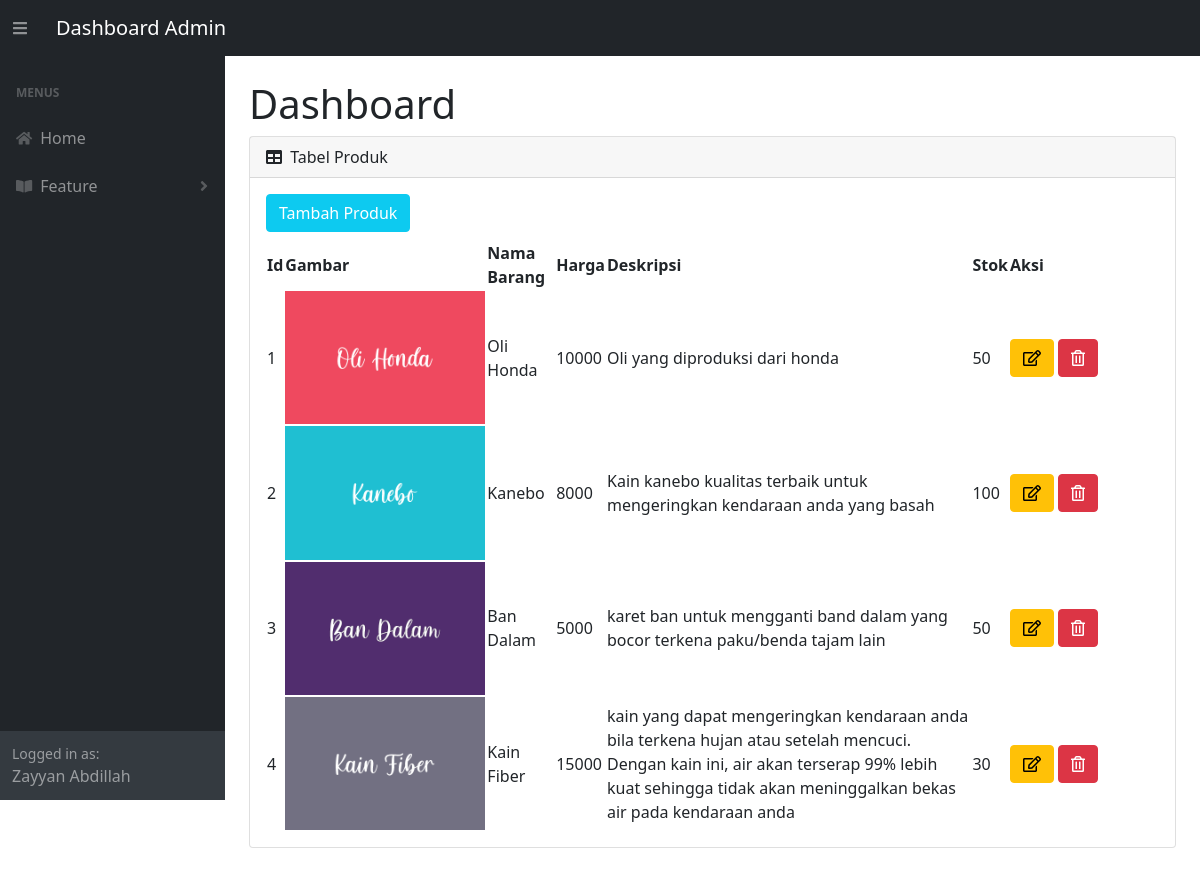
/public/dashboard (signed in), run on the app's committed database.
### tables this page shows
CREATE TABLE `barang` (
  `id_barang` int(11) NOT NULL,
  `nama_barang` varchar(50) NOT NULL,
  `harga_barang` int(11) NOT NULL,
  `gambar_barang` varchar(50) NOT NULL,
  `deskripsi_barang` varchar(500) NOT NULL,
  `stok_barang` int(11) NOT NULL
);

### app/core/Controller.php (called while the page is built, shortened)
<?php
class Controller {
    public function view($view, $data = [])
    {
        require_once '../app/views/' . $view . '.php';
    }
    public function model($model)
    {
        return new $model;
    }
}

### app/core/App.php (called while the page is built, shortened)
<?php
class App {
    protected $method = 'index';
    protected $params = [];
    public function __construct()
    {
        $this->controller = new $this->controller;
        call_user_func_array([$this->controller, $this->method], $this->params);
    }
}

### public/index.php (called while the page is built, shortened)
<?php
$app = new App;

### app/core/Database.php (called while the page is built, shortened)
<?php
class Database {
    private $host = DB_HOST;
    private $user = DB_USER;
    private $pass = DB_PASS;
    private $dbname = DB_NAME;
    private $dbh;
    private $stmt;
    public function __construct()
    {
        $dsn = 'mysql:host=' . $this->host . ';dbname=' . $this->dbname;
        $option = [
            PDO::ATTR_PERSISTENT => true,
            PDO::ATTR_ERRMODE => PDO::ERRMODE_EXCEPTION
        ];
        try {
            $this->dbh = new PDO($dsn, $this->user, $this->pass, $option);
        } catch (PDOException $e) {
            die($e->getMessage());
        }
    }
    public function query($query)
    {
        $this->stmt = $this->dbh->prepare($query);
    }
    public function execute()
    {
        $this->stmt->execute();
    }
    public function resultSet()
    {
        $this->execute();
        return $this->stmt->fetchAll(PDO::FETCH_ASSOC);
    }
}

### app/models/Product_model.php (called while the page is built, shortened)
<?php
class Product_model {
    private $table = 'barang';
    private $db;
    public function __construct()
    {
        $this->db = new Database ;
    }
    public function getAllProduct()
    {
        $this->db->query('SELECT * FROM ' . $this->table);
        return $this->db->resultSet();
    }
}

### app/views/dashboard/index.php (the view, shortened to what this page needs)
<div id="layoutSidenav_content">
  <main>
    <div class="container-fluid px-4">
      <h1 class="mt-4">Dashboard</h1>
      <div class="card mb-4">
        <div class="card-header">
          <i class="fas fa-table me-1"></i>
          Tabel Produk
        </div>
          <div class="card-body">
            <button type="button" class="btn btn-info mb-2 text-white" data-bs-toggle="modal" data-bs-target="#tambahProduk">
              Tambah Produk
            </button>
              <table id="datatablesSimple">
                <thead>
                  <tr>
                    <th>Id</th>
                    <th>Gambar</th>
                    <th>Nama Barang</th>
                    <th>Harga</th>
                    <th>Deskripsi</th>
                    <th>Stok</th>
                    <th>Aksi</th>
                  </tr>
                </thead>
                <tbody>
                  <?php $nomor = 1; foreach( $data['products'] as $product ) : ?>
                    <tr>
                      <td><?= $nomor ?></td>
                      <td><img src="<?= BASEURL ?>/images/products/<?=$product['gambar_barang']?>" width="200px" alt=""></td>
                      <td><?= $product['nama_barang'] ?></td>
                      <td><?= $product['harga_barang'] ?></td>
                      <td><?= $product['deskripsi_barang'] ?></td>
                      <td><?= $product['stok_barang'] ?></td>
                      <td style="width: 150px;">
                        <a role="button" href="<?= BASEURL?>/product/edit_product/<?= $product['id_barang']?>" data-bs-toggle="modal" data-bs-target="#formModal" data-id="<?= $product['id_barang']; ?>" class="btn btn-warning showUpdateModal">
                          <i class="far fa-edit"></i>
                        </a>
                        <a class="btn btn-danger" onclick="return confirm('Yakin ingin menghapus data ini?')" href="<?= BASEURL?>/product/delete_product/<?= $product['id_barang']?>">
                          <i class="far fa-trash-alt"></i>
                        </a>
                      </td>
                    </tr>
                  <?php $nomor++; endforeach; ?>
                </tbody>
              </table>
          </div>
      </div>
    </div>
  </main>
</div>

### data on the page
barang: gambar_barang (picture), nama_barang "Oli Honda", harga_barang "10000", deskripsi_barang "Oli yang diproduksi dari honda", stok_barang "50"
barang: gambar_barang (picture), nama_barang "Kanebo", harga_barang "8000", deskripsi_barang "Kain kanebo kualitas terbaik untuk mengeringkan kendaraan anda yang basah", stok_barang "100"
barang: gambar_barang (picture), nama_barang "Ban Dalam", harga_barang "5000", deskripsi_barang "karet ban untuk mengganti band dalam yang bocor terkena paku/benda tajam lain", stok_barang "50"
barang: gambar_barang (picture), nama_barang "Kain Fiber", harga_barang "15000", deskripsi_barang "kain yang dapat mengeringkan kendaraan anda bila terkena hujan atau setelah mencuci. Dengan kain ini, air akan terserap 99% lebih kuat sehingga tidak akan meninggalkan bekas air pada kendaraan anda", stok_barang "30"

### other printed values
$data['judul'] "Dashboard Admin"
$data['user']['name'] "Zayyan Abdillah"
